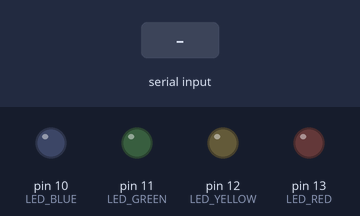
Simulated run of this sketch. Board: Arduino Uno, built with avr-gcc and run on an emulated ATmega328P. On the bench: output pins drawn as LEDs (lit = HIGH). The test bench sets the inputs (shaded band).

Above: at 1.2 s.
1.3 s: "RED_ON\n" received over Serial
At 2.5 s:
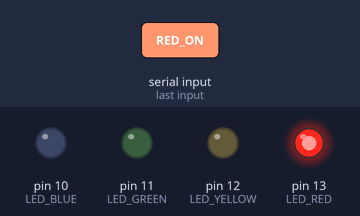
2.8 s: "YELLOW_ON\n" received over Serial
At 3.8 s:
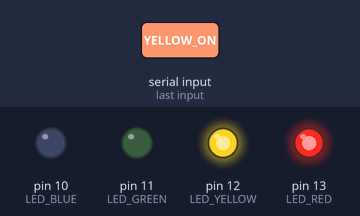
4.3 s: "RED_OFF\n" received over Serial
At 4.9 s:
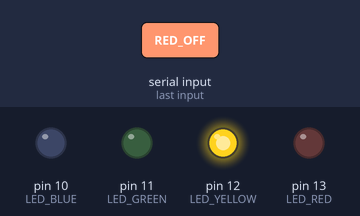
5.8 s: "GREEN_ON\n" received over Serial
At 7.0 s:
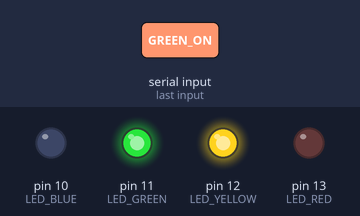
7.3 s: "YELLOW_OFF\n" received over Serial
At 8.5 s:
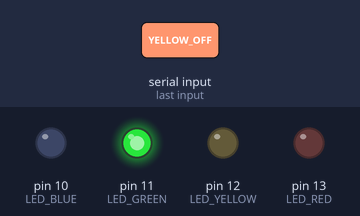
8.8 s: "BLUE_ON\n" received over Serial
At 9.5 s:
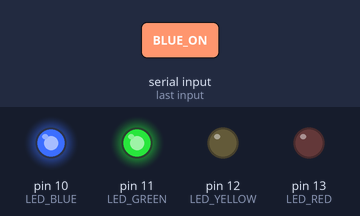
Timing chart, 0 to 11.3 s (numbered marks = the images above; inputs shaded):
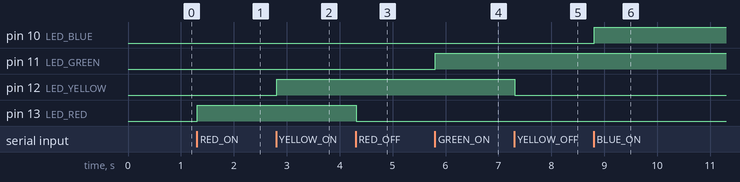

The sketch:

Circuit_Robotooo.ino
```cpp
#define LED_RED    13
#define LED_YELLOW 12
#define LED_GREEN  11
#define LED_BLUE   10

void setup() {
  pinMode(LED_RED, OUTPUT);
  pinMode(LED_YELLOW, OUTPUT);
  pinMode(LED_GREEN, OUTPUT);
  pinMode(LED_BLUE, OUTPUT);

  Serial.begin(9600); // Open serial at 9600 baud
}

void loop() {
  if (Serial.available() > 0) {
    String command = Serial.readStringUntil('\n');
    command.trim(); // Remove whitespace/newlines

    if (command == "RED_ON")    digitalWrite(LED_RED, HIGH);
    if (command == "RED_OFF")   digitalWrite(LED_RED, LOW);

    if (command == "YELLOW_ON")  digitalWrite(LED_YELLOW, HIGH);
    if (command == "YELLOW_OFF") digitalWrite(LED_YELLOW, LOW);

    if (command == "GREEN_ON")  digitalWrite(LED_GREEN, HIGH);
    if (command == "GREEN_OFF") digitalWrite(LED_GREEN, LOW);

    if (command == "BLUE_ON")   digitalWrite(LED_BLUE, HIGH);
    if (command == "BLUE_OFF")  digitalWrite(LED_BLUE, LOW);

    if (command == "ALL_ON") {
      digitalWrite(LED_RED, HIGH);
      digitalWrite(LED_YELLOW, HIGH);
      digitalWrite(LED_GREEN, HIGH);
      digitalWrite(LED_BLUE, HIGH);
    }

    if (command == "ALL_OFF") {
      digitalWrite(LED_RED, LOW);
      digitalWrite(LED_YELLOW, LOW);
      digitalWrite(LED_GREEN, LOW);
      digitalWrite(LED_BLUE, LOW);
    }
  }
}
```

Measured:
- after the input at 1.3 s, pin 13 (LED_RED): LOW → HIGH at once
- after the input at 2.8 s, pin 12 (LED_YELLOW): LOW → HIGH at once
- after the input at 4.3 s, pin 13 (LED_RED): HIGH → LOW at once
- after the input at 5.8 s, pin 11 (LED_GREEN): LOW → HIGH at once
- after the input at 7.3 s, pin 12 (LED_YELLOW): HIGH → LOW at once
- after the input at 8.8 s, pin 10 (LED_BLUE): LOW → HIGH at once
